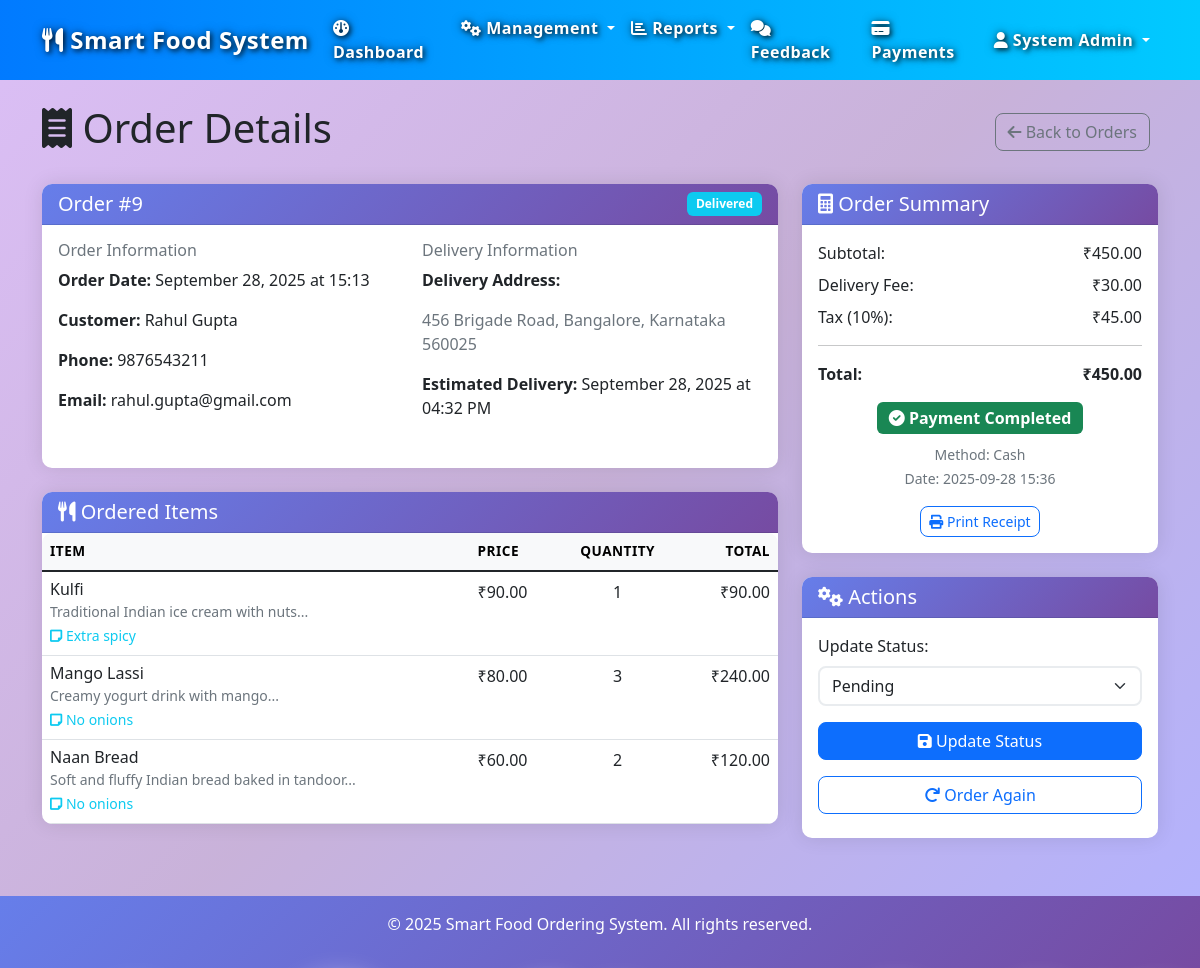
The page /orders/view/9 (signed in) on the database its author committed.
### models.py (models this page shows, shortened)
class Order(db.Model):
    __tablename__ = 'order'
    order_id = db.Column(db.Integer, primary_key=True, autoincrement=True)
    user_id = db.Column(db.Integer, db.ForeignKey('user.user_id'), nullable=False)
    order_date = db.Column(db.DateTime, default=datetime.now, nullable=False)
    total_amount = db.Column(db.Numeric(10, 2), nullable=False)
    status = db.Column(db.String(20), default='Pending', nullable=False)  # Pending, Confirmed, Preparing, Ready, Delivered, Cancelled
    delivery_address = db.Column(db.Text, nullable=True)
    order_time = db.Column(db.Time, nullable=True)
    estimated_time = db.Column(db.DateTime, nullable=True)
    order_details = db.relationship('OrderDetails', backref='order', lazy=True, cascade='all, delete-orphan')
    payment = db.relationship('Payment', backref='order', uselist=False, cascade='all, delete-orphan')
    feedback = db.relationship('Feedback', backref='order', lazy=True, cascade='all, delete-orphan')
    delivery = db.relationship('Delivery', backref='order', uselist=False, cascade='all, delete-orphan')

class User(db.Model):
    __tablename__ = 'user'
    user_id = db.Column(db.Integer, primary_key=True, autoincrement=True)
    name = db.Column(db.String(100), nullable=False)
    email = db.Column(db.String(120), unique=True, nullable=False)
    phone = db.Column(db.String(20), nullable=False)
    role = db.Column(db.String(20), nullable=False)  # Admin, Supervisor, Employee, Customer
    password = db.Column(db.String(255), nullable=False)
    address = db.Column(db.Text, nullable=True)
    created_date = db.Column(db.DateTime, default=datetime.now)
    two_factor_enabled = db.Column(db.Boolean, default=False)
    otp_code = db.Column(db.String(6), nullable=True)
    otp_expiry = db.Column(db.DateTime, nullable=True)
    backup_codes = db.Column(db.Text, nullable=True)  # Comma-separated encrypted codes
    failed_login_attempts = db.Column(db.Integer, default=0)
    account_locked_until = db.Column(db.DateTime, nullable=True)
    last_login = db.Column(db.DateTime, nullable=True)
    orders = db.relationship('Order', backref='customer', lazy=True, cascade='all, delete-orphan')
    feedback = db.relationship('Feedback', backref='user', lazy=True, cascade='all, delete-orphan')
    recommendations = db.relationship('Recommendation', backref='user', lazy=True, cascade='all, delete-orphan')
    login_history = db.relationship('LoginHistory', backref='user', lazy=True, cascade='all, delete-orphan')
    trusted_devices = db.relationship('TrustedDevice', backref='user', lazy=True, cascade='all, delete-orphan')

class OrderDetails(db.Model):
    __tablename__ = 'orderdetails'
    order_detail_id = db.Column(db.Integer, primary_key=True, autoincrement=True)
    order_id = db.Column(db.Integer, db.ForeignKey('order.order_id'), nullable=False)
    menu_item_id = db.Column(db.Integer, db.ForeignKey('menuitem.menu_item_id'), nullable=False)
    quantity = db.Column(db.Integer, nullable=False)
    unit_price = db.Column(db.Numeric(10, 2), nullable=False)
    sub_total = db.Column(db.Numeric(10, 2), nullable=False)
    special_instructions = db.Column(db.Text, nullable=True)

class MenuItem(db.Model):
    __tablename__ = 'menuitem'
    menu_item_id = db.Column(db.Integer, primary_key=True, autoincrement=True)
    name = db.Column(db.String(100), nullable=False)
    description = db.Column(db.Text, nullable=True)
    price = db.Column(db.Numeric(10, 2), nullable=False)
    category = db.Column(db.String(50), nullable=False)
    availability = db.Column(db.Boolean, default=True, nullable=False)
    image = db.Column(db.String(255), nullable=True)
    created_date = db.Column(db.DateTime, default=datetime.now)
    is_vegetarian = db.Column(db.Boolean, default=False, nullable=False)
    is_spicy = db.Column(db.Boolean, default=False, nullable=False)
    is_popular = db.Column(db.Boolean, default=False, nullable=False)
    is_new = db.Column(db.Boolean, default=False, nullable=False)
    discount = db.Column(db.Numeric(5, 2), default=0, nullable=False)
    order_details = db.relationship('OrderDetails', backref='menu_item', lazy=True, cascade='all, delete-orphan')
    recommendations = db.relationship('Recommendation', backref='menu_item', lazy=True, cascade='all, delete-orphan')

class Payment(db.Model):
    __tablename__ = 'payment'
    payment_id = db.Column(db.Integer, primary_key=True, autoincrement=True)
    order_id = db.Column(db.Integer, db.ForeignKey('order.order_id'), nullable=False)
    payment_method = db.Column(db.String(50), nullable=False)  # Cash, Card, Online, UPI
    amount = db.Column(db.Numeric(10, 2), nullable=False)
    payment_date = db.Column(db.DateTime, default=datetime.now, nullable=False)
    transaction_id = db.Column(db.String(100), nullable=True)
    status = db.Column(db.String(20), default='Pending', nullable=False)  # Pending, Completed, Failed, Refunded

### routes/orders.py (the view)
@orders_bp.route('/view/<int:order_id>')
@login_required
def view_order(order_id):
    order = Order.query.get_or_404(order_id)
    user_role = session.get('user_role')
    user_id = session.get('user_id')
    if user_role == 'Customer' and order.user_id != user_id:
        flash('Access denied.', 'danger')
        return redirect(url_for('orders.list_orders'))
    order_details = OrderDetails.query.filter_by(order_id=order_id).all()
    return render_template('orders/view.html',
                         order=order,
                         order_details=order_details)

### app.py (called while the page is built)
@app.after_request
def add_header(response):
    response.headers['Cache-Control'] = 'no-store, no-cache, must-revalidate, post-check=0, pre-check=0, max-age=0'
    response.headers['Pragma'] = 'no-cache'
    response.headers['Expires'] = '-1'
    return response

### routes/orders.py (called while the page is built)
def login_required(f):
    @wraps(f)
    def decorated_function(*args, **kwargs):
        if 'user_id' not in session:
            return redirect(url_for('auth.login'))
        return f(*args, **kwargs)
    return decorated_function

### templates/orders/view.html (shortened to what this page needs)
{% extends "base.html" %}
{% block content %}
<div class="container">
    <div class="row">
        <div class="col-12">
            <div class="d-flex justify-content-between align-items-center mb-4">
                <h1><i class="fas fa-receipt"></i> Order Details</h1>
                <div>
                    <a href="{{ url_for('orders.list_orders') }}" class="btn btn-outline-secondary me-2">
                        <i class="fas fa-arrow-left"></i> Back to Orders
                    </a>
                </div>
            </div>
        </div>
    </div>
    <div class="row">
        <div class="col-lg-8">
            <div class="card mb-4">
                <div class="card-header bg-primary text-white">
                    <div class="d-flex justify-content-between align-items-center">
                        <h5 class="mb-0">Order #{{ order.order_id }}</h5>
                        <span class="badge bg-{{ 'success' if order.status == 'Delivered' else 'warning' if order.status == 'Pending' else 'info' }}">
                            {{ order.status.title() }}
                        </span>
                    </div>
                </div>
                <div class="card-body">
                    <div class="row mb-3">
                        <div class="col-md-6">
                            <h6 class="text-muted">Order Information</h6>
                            <p><strong>Order Date:</strong> {{ order.order_date.strftime('%B %d, %Y at %H:%M') }}</p>
                            <p><strong>Customer:</strong> {{ order.customer.name }}</p>
                            <p><strong>Phone:</strong> {{ order.customer.phone }}</p>
                            <p><strong>Email:</strong> {{ order.customer.email }}</p>
                        </div>
                        <div class="col-md-6">
                            <h6 class="text-muted">Delivery Information</h6>
                            <p><strong>Delivery Address:</strong></p>
                            <address class="text-muted">{{ order.delivery_address }}</address>
                            {% if order.estimated_time %}
                            <p><strong>Estimated Delivery:</strong> {{ order.estimated_time.strftime('%B %d, %Y at %I:%M %p') }}</p>
                            {% endif %}
                        </div>
                    </div>
                </div>
            </div>
            <div class="card mb-4">
                <div class="card-header bg-info text-white">
                    <h5 class="mb-0"><i class="fas fa-utensils"></i> Ordered Items</h5>
                </div>
                <div class="card-body p-0">
                    <div class="table-responsive">
                        <table class="table table-hover mb-0">
                            <thead class="table-light">
                                <tr>
                                    <th>Item</th>
                                    <th>Price</th>
                                    <th class="text-center">Quantity</th>
                                    <th class="text-end">Total</th>
                                </tr>
                            </thead>
                            <tbody>
                                {% for detail in order_details %}
                                <tr>
                                    <td>
                                        <div class="d-flex align-items-center">
                                            <div>
                                                <h6 class="mb-0">{{ detail.menu_item.name }}</h6>
                                                {% if detail.menu_item.description %}
                                                <small class="text-muted">{{ detail.menu_item.description[:50] }}...</small>
                                                {% endif %}
                                                {% if detail.special_instructions %}
                                                <br><small class="text-info"><i class="fas fa-sticky-note"></i> {{ detail.special_instructions }}</small>
                                                {% endif %}
                                            </div>
                                        </div>
                                    </td>
                                    <td>₹{{ "%.2f"|format(detail.unit_price) }}</td>
                                    <td class="text-center">{{ detail.quantity }}</td>
                                    <td class="text-end">₹{{ "%.2f"|format(detail.sub_total) }}</td>
                                </tr>
                                {% endfor %}
                            </tbody>
                        </table>
                    </div>
                </div>
            </div>
        </div>
        <div class="col-lg-4">
            <div class="card mb-4">
                <div class="card-header bg-success text-white">
                    <h5 class="mb-0"><i class="fas fa-calculator"></i> Order Summary</h5>
                </div>
                <div class="card-body">
                    {% set subtotal = order_details|sum(attribute='sub_total')|float if order_details else 0 %}
                    {% set tax = (subtotal * 0.1) %}
                    {% set delivery_fee = 30.0 %}
                    <div class="d-flex justify-content-between mb-2">
                        <span>Subtotal:</span>
                        <span>₹{{ "%.2f"|format(subtotal) }}</span>
                    </div>
                    <div class="d-flex justify-content-between mb-2">
                        <span>Delivery Fee:</span>
                        <span>₹{{ "%.2f"|format(delivery_fee) }}</span>
                    </div>
                    <div class="d-flex justify-content-between mb-2">
                        <span>Tax (10%):</span>
                        <span>₹{{ "%.2f"|format(tax) }}</span>
                    </div>
                    <hr>
                    <div class="d-flex justify-content-between mb-3">
                        <strong>Total:</strong>
                        <strong>₹{{ "%.2f"|format(order.total_amount) }}</strong>
                    </div>
                    <div class="text-center">
                        {% if order.payment %}
                        <span class="badge bg-success fs-6">
                            <i class="fas fa-check-circle"></i> Payment Completed
                        </span>
                        <div class="mt-2">
                            <small class="text-muted">
                                Method: {{ order.payment.payment_method.title() }}<br>
                                Date: {{ order.payment.payment_date.strftime('%Y-%m-%d %H:%M') }}
                            </small>
                        </div>
                        <div class="mt-3">
                            <a href="{{ url_for('payments.download_receipt', payment_id=order.payment.payment_id) }}"
                               class="btn btn-outline-primary btn-sm" target="_blank">
                                <i class="fas fa-print"></i> Print Receipt
                            </a>
                        </div>
                        {% else %}
                        <span class="badge bg-warning fs-6">
                            <i class="fas fa-clock"></i> Payment Pending
                        </span>
                        {% endif %}
                    </div>
                </div>
            </div>
            <div class="card">
                <div class="card-header bg-secondary text-white">
                    <h5 class="mb-0"><i class="fas fa-cogs"></i> Actions</h5>
                </div>
                <div class="card-body">
                    {% if session.user_role in ['admin', 'staff', 'employee'] %}
                    <form method="POST" action="{{ url_for('orders.update_order_status', order_id=order.order_id) }}" class="mb-3">
                        <div class="mb-3">
                            <label for="status" class="form-label">Update Status:</label>
                            <select name="status" id="status" class="form-select" required>
                                <option value="Pending" {{ 'selected' if order.status == 'Pending' else '' }}>Pending</option>
                            </select>
                        </div>
                        <button type="submit" class="btn btn-primary w-100">
                            <i class="fas fa-save"></i> Update Status
                        </button>
                    </form>
                    {% endif %}
                    <a href="{{ url_for('menu.list_menu') }}" class="btn btn-outline-primary w-100 mb-2">
                        <i class="fas fa-redo"></i> Order Again
                    </a>
                </div>
            </div>
        </div>
    </div>
</div>
{% endblock %}

### static/css/style.css (style rules this page uses)
body { font-family: 'Segoe UI', Tahoma, Geneva, Verdana, sans-serif; background-color: #f8f9fa; }
.card { border: none; border-radius: 10px; box-shadow: 0 0 20px rgba(0, 0, 0, 0.1); transition: transform 0.3s ease; }
.card-header { background: linear-gradient(135deg, #667eea 0%, #764ba2 100%); color: white; border-radius: 10px 10px 0 0 !important; font-weight: 600; }
.btn { border-radius: 8px; font-weight: 500; transition: all 0.3s ease; }
.table { border-radius: 10px; overflow: hidden; }
.table thead th { border: none; font-weight: 600; text-transform: uppercase; font-size: 0.85rem; letter-spacing: 0.5px; }
.table thead:not(.table-dark) th { background-color: #f8f9fa; }
.form-control, .form-select { border-radius: 8px; border: 2px solid #e9ecef; transition: border-color 0.3s ease; }
.badge { font-size: 0.75rem; padding: 0.5em 0.75em; border-radius: 6px; }

### templates/base.html (style rules this page uses)
body { background: linear-gradient(135deg, rgba(138, 43, 226, 0.3) 0%, rgba(75, 0, 130, 0.3) 12.5%, rgba(0, 0, 255, 0.3) 25%, rgba(0, 191, 255, 0.3) 37.5%, rgba(0, 255, 127, 0.3) 50%, rgba(64, 224, 208, 0.3) 62.5%, rgba(255, 255, 0, 0.3) 75%, rgba(255, 192, 203, 0.3) 87.5%, rgba(138, 43, 226, 0.3) 100%) !important; background-size: 400% 400% !important; animation: gradientFlow 25s ease infinite !important; min-height: 100vh !important; position: relative; overflow-x: hidden; }
main.container-fluid, .container { position: relative; z-index: 1; }
.card { backdrop-filter: blur(10px); }

### rows shown on the page
Order: order_id "9", status "Delivered", order_date "September 28, 2025 at 15:13", delivery_address "456 Brigade Road, Bangalore, Karnataka 560025", estimated_time "September 28, 2025 at 04:32 PM", total_amount "450.00"
User: customer.name "Rahul Gupta", customer.phone "9876543211", customer.email "rahul.gupta@gmail.com"
OrderDetails: menu_item.name "Kulfi", menu_item "Traditional Indian ice cream with nuts", special_instructions "Extra spicy", unit_price "90.00", quantity "1", sub_total "90.00"
OrderDetails: menu_item.name "Mango Lassi", menu_item "Creamy yogurt drink with mango", special_instructions "No onions", unit_price "80.00", quantity "3", sub_total "240.00"
OrderDetails: menu_item.name "Naan Bread", menu_item "Soft and fluffy Indian bread baked in tandoor", special_instructions "No onions", unit_price "60.00", quantity "2", sub_total "120.00"
Payment: payment.payment_method "Cash", payment.payment_date "2025-09-28 15:36"

### other values the page prints
{{ session.user_name }} "System Admin"
{{ "%.2f"|format(subtotal) }} "450.00"
{{ "%.2f"|format(delivery_fee) }} "30.00"
{{ "%.2f"|format(tax) }} "45.00"
